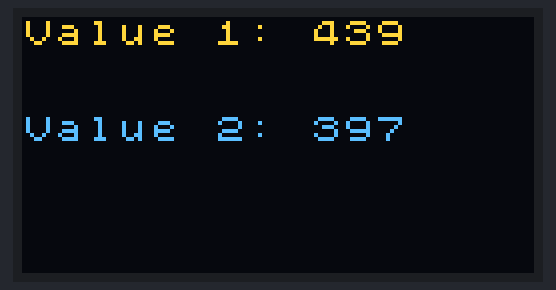
Simulated run of this sketch. Board: Arduino Uno, built with avr-gcc and run on an emulated ATmega328P. Parts: 128×64 one-colour display. The OLED is the two-colour kind (top 16 rows yellow); random numbers use the default seed unless the sketch sets one.

Above: at 0.2 s.
At 4.7 s:
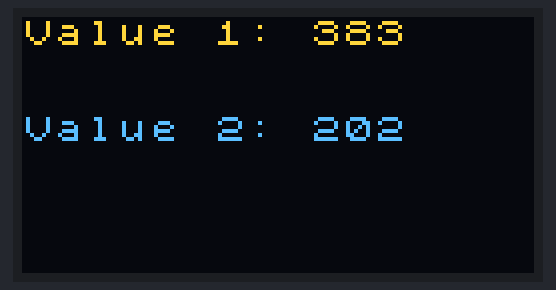
At 9.2 s:
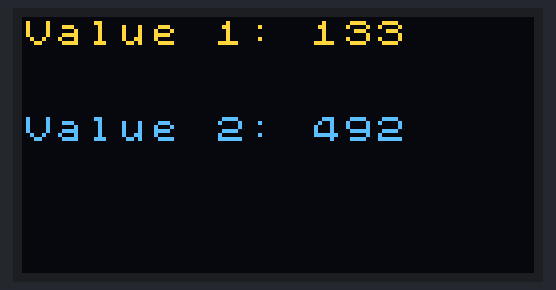
At 19.3 s:
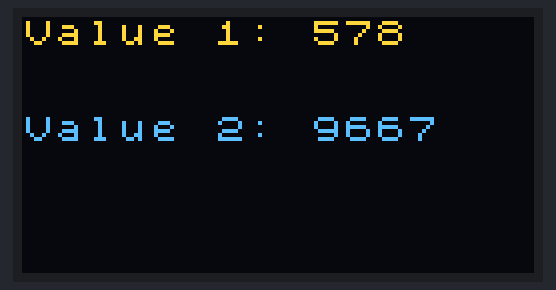
At 28.3 s:
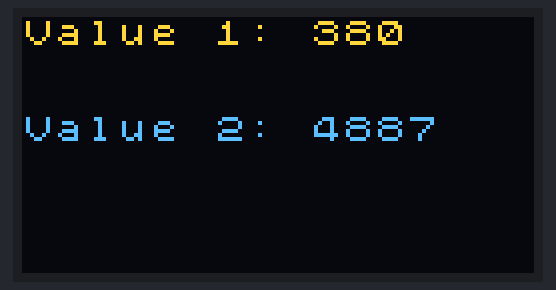
At 38.4 s:
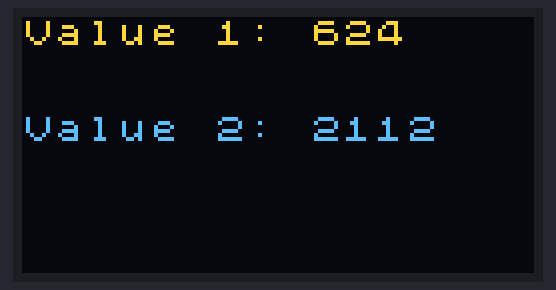

Measured:
- what the display in image 0 shows lasts 1.0 s, from 0.2 s to 1.2 s

The sketch:

OLED_Display_2values.ino
```cpp
#include "Arduino_SensorKit.h"

void setup() {
  Oled.begin();
  Oled.setFlipMode(true);
}

void loop() {
  int random_value_1 = random(0, 1023);   // create a random value
  Oled.setFont(u8x8_font_chroma48medium8_r);
  Oled.setCursor(0, 0);
  Oled.print("Value 1: ");
  Oled.print(random_value_1);

  int random_value_2 = random(0, 1023);   //create another random value
  Oled.setCursor(0, 3);
  Oled.print("Value 2: ");
  Oled.print(random_value_2);
  delay(1000);
}
```
